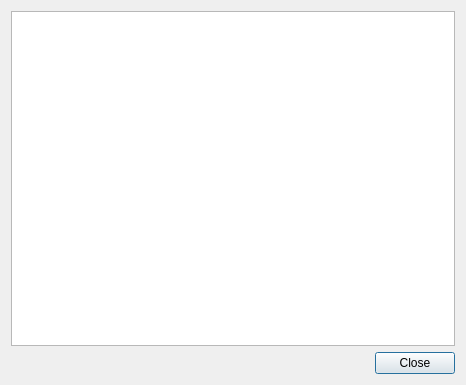
<?xml version="1.0" encoding="UTF-8"?>
<ui version="4.0">
 <class>AssistantPageConclusionsDialog</class>
 <widget class="QDialog" name="AssistantPageConclusionsDialog">
  <property name="geometry">
   <rect>
    <x>0</x>
    <y>0</y>
    <width>466</width>
    <height>385</height>
   </rect>
  </property>
  <property name="minimumSize">
   <size>
    <width>450</width>
    <height>350</height>
   </size>
  </property>
  <layout class="QVBoxLayout" name="verticalLayout">
   <item>
    <widget class="QTextBrowser" name="m_reportInformationBrowser"/>
   </item>
   <item>
    <widget class="QDialogButtonBox" name="buttonBox">
     <property name="standardButtons">
      <set>QDialogButtonBox::Close</set>
     </property>
    </widget>
   </item>
  </layout>
 </widget>
 <resources/>
 <connections>
  <connection>
   <sender>buttonBox</sender>
   <signal>accepted()</signal>
   <receiver>AssistantPageConclusionsDialog</receiver>
   <slot>accept()</slot>
   <hints>
    <hint type="sourcelabel">
     <x>342</x>
     <y>372</y>
    </hint>
    <hint type="destinationlabel">
     <x>462</x>
     <y>313</y>
    </hint>
   </hints>
  </connection>
  <connection>
   <sender>buttonBox</sender>
   <signal>rejected()</signal>
   <receiver>AssistantPageConclusionsDialog</receiver>
   <slot>reject()</slot>
   <hints>
    <hint type="sourcelabel">
     <x>421</x>
     <y>375</y>
    </hint>
    <hint type="destinationlabel">
     <x>464</x>
     <y>352</y>
    </hint>
   </hints>
  </connection>
 </connections>
</ui>
